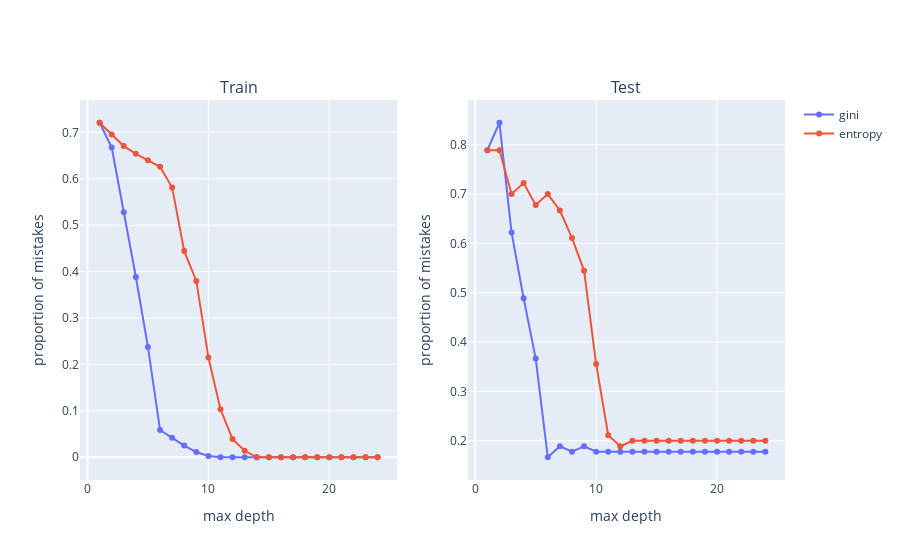

Notebook code for this chart:
### Code cell
# plot of proportions of mistakes

# params
range_depth = np.arange(1, 25)
X, y = data[:, :2], data[:, -1]

# split data
X_train, X_test, y_train, y_test = train_test_split(
    X, y,
    test_size=.2,
    random_state=12365478
)

dict_error = {
    "gini": {"train": [], "test": [], "color": "#636EFA"},
    "entropy": {"train": [], "test": [], "color": "#EF553B"},
}

dict_data = {
    "train": {"X": X_train, "y": y_train},
    "test": {"X": X_test, "y": y_test}
}

for depth in range_depth:
    for impurity_measure in dict_error:
        # init / fit model
        classifier = DecisionTreeClassifier(
            criterion=impurity_measure,
            max_depth=depth,
            random_state=0
        )
        classifier.fit(X_train, y_train)

        for error_type, Xy in dict_data.items():
            y_true = Xy["y"]
            y_predicted = classifier.predict(Xy["X"])

            # compute / store error
            error = 1 - accuracy_score(y_true, y_predicted)
            dict_error[impurity_measure][error_type].append(error)

# plot
fig = make_subplots(
    rows=1, cols=2,
    subplot_titles=["Train", "Test"]
)

for i, error_type in enumerate(["train", "test"]):
    for impurity_measure in ["gini", "entropy"]:
        fig.add_trace(
            go.Scatter(
                x=range_depth,
                y=dict_error[impurity_measure][error_type],
                marker_color=dict_error[impurity_measure]["color"],
                name=impurity_measure,
                mode="lines+markers",
                showlegend=True if i == 0 else False
            ),
            row=1, col=i+1
        )

        fig.update_xaxes(
            title="max depth", 
            row=1, col=i+1
        )

        fig.update_yaxes(
            title="proportion of mistakes", 
            row=1, col=i+1
        )

fig.show()

### Figure 1 — Plotly figure (JSON) as saved in the notebook; plotly's stock layout.template omitted (floating-point values rounded to 4 significant figures)
{"data": [{"marker": {"color": "#636EFA"}, "mode": "lines+markers", "name": "gini", "showlegend": true, "type": "scatter", "x": [1, 2, 3, 4, 5, 6, 7, 8, 9, 10, 11, 12, 13, 14, 15, 16, 17, 18, 19, 20, 21, 22, 23, 24], "xaxis": "x", "y": [0.7207, 0.6676, 0.5279, 0.3883, 0.2374, 0.05866, 0.0419, 0.02514, 0.01117, 0.002793, 0, 0, 0, 0, 0, 0, 0, 0, 0, 0, 0, 0, 0, 0], "yaxis": "y"}, {"marker": {"color": "#EF553B"}, "mode": "lines+markers", "name": "entropy", "showlegend": true, "type": "scatter", "x": [1, 2, 3, 4, 5, 6, 7, 8, 9, 10, 11, 12, 13, 14, 15, 16, 17, 18, 19, 20, 21, 22, 23, 24], "xaxis": "x", "y": [0.7207, 0.6955, 0.6704, 0.6536, 0.6397, 0.6257, 0.581, 0.4441, 0.3799, 0.2151, 0.1034, 0.03911, 0.01397, 0, 0, 0, 0, 0, 0, 0, 0, 0, 0, 0], "yaxis": "y"}, {"marker": {"color": "#636EFA"}, "mode": "lines+markers", "name": "gini", "showlegend": false, "type": "scatter", "x": [1, 2, 3, 4, 5, 6, 7, 8, 9, 10, 11, 12, 13, 14, 15, 16, 17, 18, 19, 20, 21, 22, 23, 24], "xaxis": "x2", "y": [0.7889, 0.8444, 0.6222, 0.4889, 0.3667, 0.1667, 0.1889, 0.1778, 0.1889, 0.1778, 0.1778, 0.1778, 0.1778, 0.1778, 0.1778, 0.1778, 0.1778, 0.1778, 0.1778, 0.1778, 0.1778, 0.1778, 0.1778, 0.1778], "yaxis": "y2"}, {"marker": {"color": "#EF553B"}, "mode": "lines+markers", "name": "entropy", "showlegend": false, "type": "scatter", "x": [1, 2, 3, 4, 5, 6, 7, 8, 9, 10, 11, 12, 13, 14, 15, 16, 17, 18, 19, 20, 21, 22, 23, 24], "xaxis": "x2", "y": [0.7889, 0.7889, 0.7, 0.7222, 0.6778, 0.7, 0.6667, 0.6111, 0.5444, 0.3556, 0.2111, 0.1889, 0.2, 0.2, 0.2, 0.2, 0.2, 0.2, 0.2, 0.2, 0.2, 0.2, 0.2, 0.2], "yaxis": "y2"}], "layout": {"annotations": [{"font": {"size": 16}, "showarrow": false, "text": "Train", "x": 0.225, "xanchor": "center", "xref": "paper", "y": 1, "yanchor": "bottom", "yref": "paper"}, {"font": {"size": 16}, "showarrow": false, "text": "Test", "x": 0.775, "xanchor": "center", "xref": "paper", "y": 1, "yanchor": "bottom", "yref": "paper"}], "xaxis": {"anchor": "y", "domain": [0, 0.45], "title": {"text": "max depth"}}, "xaxis2": {"anchor": "y2", "domain": [0.55, 1], "title": {"text": "max depth"}}, "yaxis": {"anchor": "x", "domain": [0, 1], "title": {"text": "proportion of mistakes"}}, "yaxis2": {"anchor": "x2", "domain": [0, 1], "title": {"text": "proportion of mistakes"}}}}
